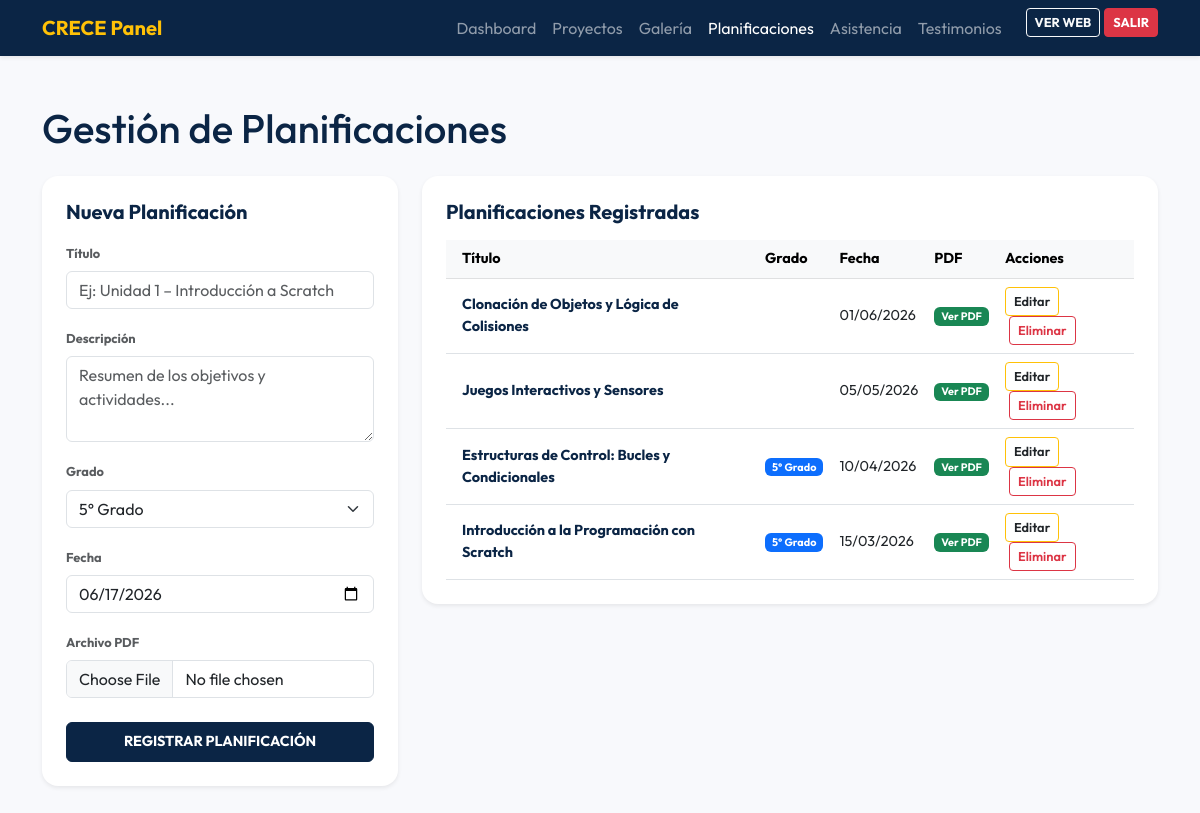
Page /admin/planificaciones.php (signed in) on the committed database.
### tables this page shows
CREATE TABLE `planificaciones` (
  `id` INT AUTO_INCREMENT PRIMARY KEY,
  `titulo` VARCHAR(100) NOT NULL,
  `descripcion` TEXT DEFAULT NULL,
  `ruta_archivo` VARCHAR(255) NOT NULL COMMENT 'Ruta del PDF en uploads/pdf/',
  `grado` ENUM('5', '6') NOT NULL,
  `fecha` DATE NOT NULL
);

### admin/planificaciones.php (the view, shortened to what this page needs)
<?php
require_once '../conexion.php';
$edit_item = null;
$listado = $conn->query("SELECT * FROM planificaciones ORDER BY fecha DESC")->fetchAll();
?>
<!DOCTYPE html>
<html lang="es">
<head>
    <link href="https://cdn.jsdelivr.net/npm/bootstrap@5.3.0/dist/css/bootstrap.min.css" rel="stylesheet">
</head>
<body>
<nav class="navbar navbar-expand-lg navbar-dark admin-nav shadow-sm">
    <div class="container">
        <a class="navbar-brand fw-bold text-warning" href="dashboard.php">CRECE Panel</a>
        <div class="collapse navbar-collapse" id="navAdmin">
            <ul class="navbar-nav ms-auto">
                <li class="nav-item"><a class="nav-link" href="dashboard.php">Dashboard</a></li>
                <li class="nav-item"><a class="nav-link" href="proyectos.php">Proyectos</a></li>
                <li class="nav-item"><a class="nav-link" href="galeria.php">Galería</a></li>
                <li class="nav-item"><a class="nav-link active" href="planificaciones.php">Planificaciones</a></li>
                <li class="nav-item"><a class="nav-link" href="asistencia.php">Asistencia</a></li>
                <li class="nav-item"><a class="nav-link" href="testimonios.php">Testimonios</a></li>
                <li class="nav-item ms-lg-3"><a class="btn btn-outline-light btn-sm fs-8 fw-bold text-uppercase" href="../index.php" target="_blank">Ver Web</a></li>
                <li class="nav-item ms-1"><a class="btn btn-danger btn-sm fs-8 fw-bold text-uppercase" href="logout.php">Salir</a></li>
            </ul>
        </div>
    </div>
</nav>
<main class="py-5">
    <div class="container">
        <h1 class="fw-extrabold mb-4" style="color:#0b2545;">Gestión de Planificaciones</h1>
        <div class="row g-4">
            <div class="col-lg-4">
                <div class="card border-0 shadow-sm rounded-4 p-4">
                    <h5 class="fw-bold mb-3" style="color:#0b2545;"><?= $edit_item ? 'Editar Planificación' : 'Nueva Planificación' ?></h5>
                    <form method="POST" action="planificaciones.php" enctype="multipart/form-data">
                        <div class="mb-3">
                            <label class="form-label fs-8 fw-bold text-muted">Título</label>
                            <input type="text" name="titulo" class="form-control" required
                                value="<?= $edit_item ? htmlspecialchars($edit_item['titulo']) : '' ?>"
                                placeholder="Ej: Unidad 1 – Introducción a Scratch">
                        </div>
                        <div class="mb-3">
                            <label class="form-label fs-8 fw-bold text-muted">Descripción</label>
                            <textarea name="descripcion" class="form-control" rows="3"
                                placeholder="Resumen de los objetivos y actividades..."><?= $edit_item ? htmlspecialchars($edit_item['descripcion']) : '' ?></textarea>
                        </div>
                        <div class="mb-3">
                            <label class="form-label fs-8 fw-bold text-muted">Grado</label>
                            <select name="grado" class="form-select">
                                <option value="5" <?= ($edit_item && $edit_item['grado'] === '5') ? 'selected' : '' ?>>5° Grado</option>
                            </select>
                        </div>
                        <div class="mb-3">
                            <label class="form-label fs-8 fw-bold text-muted">Fecha</label>
                            <input type="date" name="fecha" class="form-control"
                                value="<?= $edit_item ? $edit_item['fecha'] : date('Y-m-d') ?>">
                        </div>
                        <div class="mb-4">
                            <label class="form-label fs-8 fw-bold text-muted">Archivo PDF</label>
                            <input type="file" name="pdf_file" class="form-control" accept=".pdf"
                                <?= $edit_item ? '' : 'required' ?>>
                        </div>
                        <button type="submit" class="btn btn-primary w-100 py-2 fs-7 fw-bold text-uppercase">
                            <?= $edit_item ? 'Guardar Cambios' : 'Registrar Planificación' ?>
                        </button>
                    </form>
                </div>
            </div>
            <div class="col-lg-8">
                <div class="card border-0 shadow-sm rounded-4 p-4">
                    <h5 class="fw-bold mb-3" style="color:#0b2545;">Planificaciones Registradas</h5>
                    <div class="table-responsive">
                        <table class="table table-hover align-middle fs-7 mb-0">
                            <thead class="table-light" style="color:#0b2545;">
                                <tr>
                                    <th class="px-3">Título</th>
                                    <th>Grado</th>
                                    <th>Fecha</th>
                                    <th>PDF</th>
                                    <th>Acciones</th>
                                </tr>
                            </thead>
                            <tbody>
                                <?php if (empty($listado)): ?>
                                    <tr><td colspan="5" class="text-center py-4 text-muted">No hay planificaciones registradas.</td></tr>
                                <?php else: ?>
                                    <?php foreach ($listado as $item): ?>
                                        <tr>
                                            <td class="px-3 fw-bold" style="color:#0b2545;"><?= htmlspecialchars($item['titulo']) ?></td>
                                            <td>
                                                <span class="badge <?= $item['grado'] === '5' ? 'bg-primary' : 'bg-purple' ?>">
                                                    <?= $item['grado'] ?>° Grado
                                                </span>
                                            </td>
                                            <td><?= date('d/m/Y', strtotime($item['fecha'])) ?></td>
                                            <td>
                                                <?php if (!empty($item['ruta_archivo'])): ?>
                                                    <a href="../<?= htmlspecialchars($item['ruta_archivo']) ?>" target="_blank" class="badge bg-success text-decoration-none">Ver PDF</a>
                                                <?php else: ?>
                                                    <span class="badge bg-secondary">Sin PDF</span>
                                                <?php endif; ?>
                                            </td>
                                            <td>
                                                <a href="planificaciones.php?edit=<?= $item['id'] ?>" class="btn btn-sm btn-outline-warning text-dark py-1 px-2 fs-8 fw-semibold">Editar</a>
                                                <a href="planificaciones.php?delete=<?= $item['id'] ?>" class="btn btn-sm btn-outline-danger py-1 px-2 fs-8 fw-semibold ms-1"
                                                    onclick="return confirm('¿Eliminar esta planificación de forma definitiva?')">Eliminar</a>
                                            </td>
                                        </tr>
                                    <?php endforeach; ?>
                                <?php endif; ?>
                            </tbody>
                        </table>
                    </div>
                </div>
            </div>
        </div>
    </div>
</main>
</body>
</html>

### admin/planificaciones.php (style rules this page uses)
body { font-family: 'Outfit', sans-serif; background-color: #f8f9fc; }
.admin-nav { background-color: #0b2545; }
.fs-7 { font-size: 0.9rem; }
.fs-8 { font-size: 0.8rem; }
.btn-primary { background-color: #0b2545 !important; border-color: #0b2545 !important; }

### rows in the picture
planificaciones: titulo "Clonación de Objetos y Lógica de Colisiones", fecha "01/06/2026"
planificaciones: titulo "Juegos Interactivos y Sensores", fecha "05/05/2026"
planificaciones: titulo "Estructuras de Control: Bucles y Condicionales", grado "5", fecha "10/04/2026"
planificaciones: titulo "Introducción a la Programación con Scratch", grado "5", fecha "15/03/2026"
